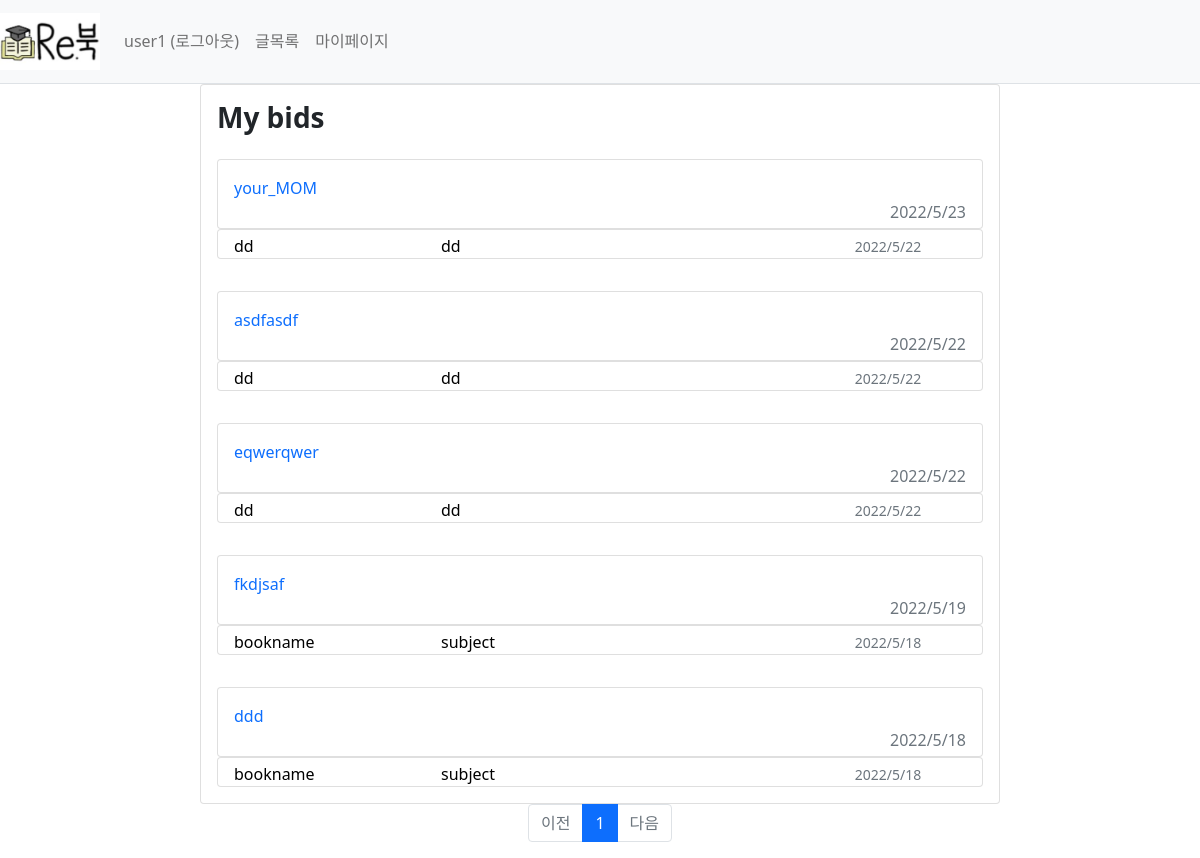
Page /mypage/reply/all (signed in) on the earlier database version.
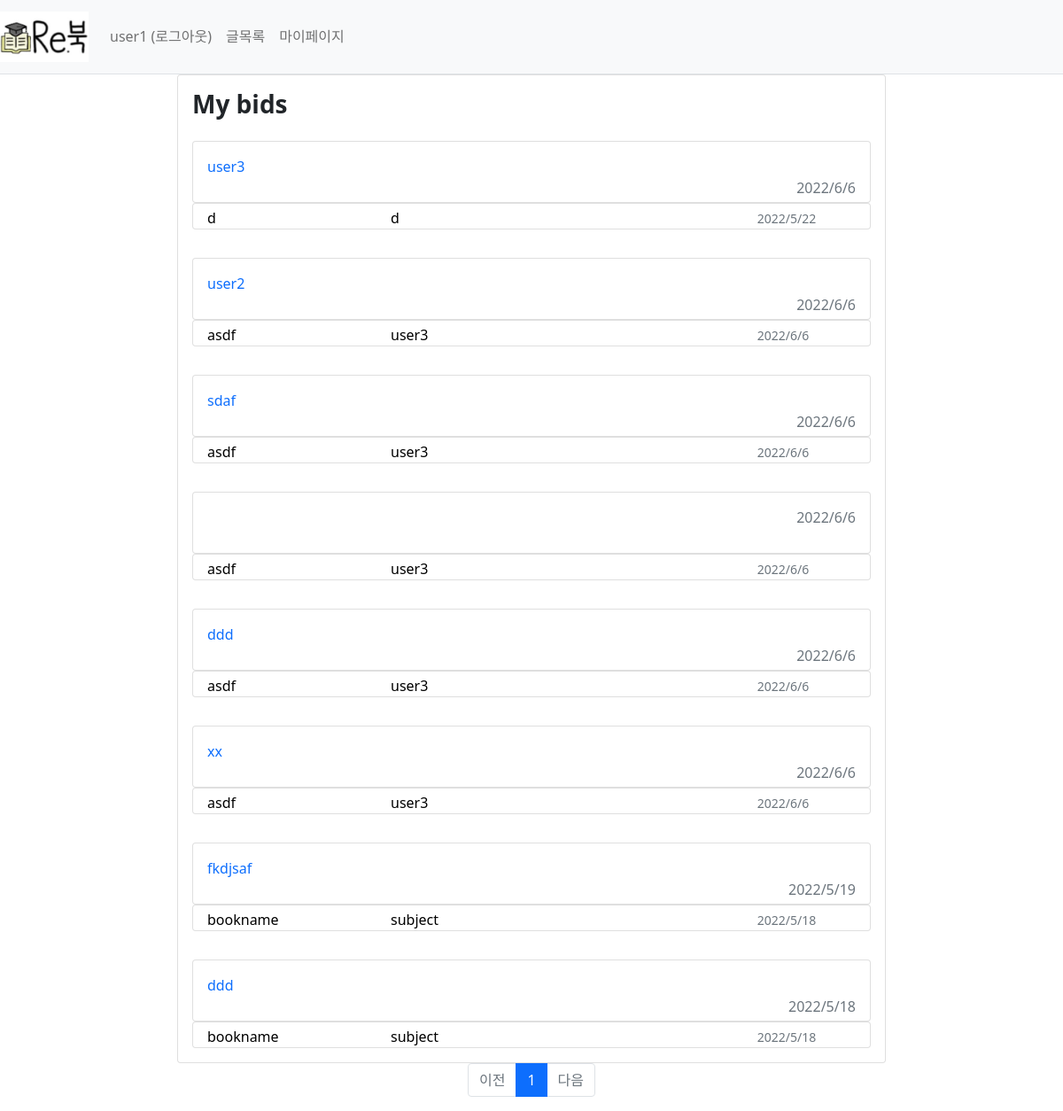
Same page on the later database version.
### webproject/models.py (models this page shows)
class User(db.Model):
    id = db.Column(db.Integer, primary_key =True)
    username = db.Column(db.String(150), unique=True, nullable=False)
    password = db.Column(db.String(200), nullable=False)
    email = db.Column(db.String(120), unique=True, nullable=False)

class Reply(db.Model): #댓글
    id = db.Column(db.Integer, primary_key=True)
    post_id = db.Column(db.Integer, db.ForeignKey('post.id', ondelete='CASCADE'))
    post = db.relationship('Post',backref=db.backref('reply_set')) # Post.reply_set 하면 답글에 접근 가능
    content = db.Column(db.Text(),nullable=False)
    create_date = db.Column(db.DateTime(), nullable=False)
    user_id = db.Column(db.Integer, db.ForeignKey('user.id', ondelete='CASCADE'), nullable=False)
    user = db.relationship('User', backref=db.backref('reply_set'))

class BookInfo(db.Model): # 책 정보
    __tablename__ = 'bookinfo'
    id = db.Column(db.Integer, primary_key=True)
    name = db.Column(db.String(200),nullable=False) #책이름
    author = db.Column(db.String(200),nullable=False) #저자
    school = db.Column(db.String(200),nullable=False) #학교
    department = db.Column(db.String(200),nullable=False) #학과
    price = db.Column(db.Integer, nullable=False)

class Post(db.Model): #판매페이지
    id = db.Column(db.Integer, primary_key=True)
    subject = db.Column(db.String(200), nullable=False)
    content = db.Column(db.Text(),nullable=False)
    isparcel = db.Column(db.Boolean(), nullable=True,server_default='True')  # True: 택배, False: 직거래
    create_date = db.Column(db.DateTime(), nullable=False)
    img_path = db.Column(db.String(), nullable=True, server_default='1')  # 요거는 나중에 추가해보자
    book_info_id = db.Column(db.Integer, db.ForeignKey('bookinfo.id', ondelete='CASCADE'))
    book = db.relationship('BookInfo', backref=db.backref('post_set'))
    user_id = db.Column(db.Integer, db.ForeignKey('user.id', ondelete='CASCADE'), nullable=False)
    user = db.relationship('User', backref=db.backref('post_set'))

### webproject/views/mypage_views.py (the view)
@bp.route('/reply/all')
def reply_all():
    user_id=session.get('user_id')
    page = request.args.get('page', type=int, default=1)
    reply_list = Reply.query.filter(Reply.user_id == user_id).order_by(Reply.create_date.desc())
    reply_list = reply_list.paginate(page, per_page=10)
    return render_template('mypage/mypage_reply_all.html',reply_list=reply_list)

### webproject/views/auth_views.py (called while the page is built)
@bp.before_app_request
def load_logged_in_user():
    user_id=session.get('user_id')
    if user_id is None:
        g.user = None
    else:
        g.user = User.query.get(user_id)

@bp.before_app_request
def load_logged_in_user():
    user_id=session.get('user_id')
    if user_id is None:
        g.user = None
    else:
        g.user = User.query.get(user_id)

### webproject/templates/mypage/mypage_reply_all.html
{% extends 'base.html' %}
{% block content%}
<div class="d-flex justify-content-center">
<div class="card" style="width:50em;"  >
        <h3 class="mt-3 ms-3"><b>My bids</b></h3>
    {%if reply_list%}
    {%for reply in reply_list.items%}
        <div class="card-body">
            <a href="{{url_for('mypage.reply', reply_id=reply.id)}}" class="text-decoration-none">
                <div class="card" style="height:70px;">
                    <div class="card-body">
                        <div>{{reply.content}}</div>
                        <div class="text-muted" style="float:right;">{{reply.create_date.year}}/{{reply.create_date.month}}/{{reply.create_date.day}}</div>
                    </div>
                </div>
            </a>
            <a href="{{ url_for('post.detail', post_id=reply.post.id)}}" class="text-black">
                <div class="card" style="height:30px;">
                <div class="row-g-0">
                <div class="ms-3 col-md-3 mt-1" style="float:left;">{{reply.post.book.name}}</div>
                <div class="ms-3 mt-1" style="float:left;">{{reply.post.subject}}</div>
                <div class="col-md-2 mt-1 " style="float:right;"><small class="text-muted">{{reply.post.create_date.year}}/{{reply.post.create_date.month}}/{{reply.post.create_date.day}}</small></div>
                </div>
                </div>
            </a>
        </div>
    {%endfor%}
    {%else%}
        <p>no content</p>
    {%endif%}
    </div>
</div>
    <ul class="pagination justify-content-center">
        {% if reply_list.has_prev %}
        <li class="page-item">
            <a class="page-link" href="?page={{reply_list.prev_num}}">이전</a>
        </li>
        {% else %}
        <li class="page-item disabled">
            <a class="page-link" tabindex="-1" aria-disabled="true" href="#">이전</a>
        </li>
        {% endif %}
        {% for page_num in reply_list.iter_pages() %}
            {% if page_num %}
                {% if page_num != reply_list.page %}
                <li class="page-item">
                    <a class="page-link" href="?page={{ page_num }}">{{ page_num }}</a>
                </li>
                {% else %}
                <li class="page-item active" aria-current="page">
                    <a class="page-link" href="#">{{ page_num }}</a>
                </li>
                {% endif %}
            {% else %}
                <li class="disabled">
                    <a class="page-link" href="#">...</a>
                </li>
            {% endif %}
        {% endfor %}
        {%if reply_list.has_next %}
        <li class="page_item">
            <a class="page-link" href="?page={{ reply_list.next_num }}">다음</a>
        </li>
        {% else %}
        <li class="page-item disabled">
            <a class="page-link" tabindex="-1" aria-disabled="true" href="#">다음</a>
        </li>
        {% endif %}
    </ul>
{% endblock %}

### webproject/templates/base.html (shortened to what this page needs)
<!doctype html>
<html lang="kor">
<head>
    <link rel="stylesheet" href="{{ url_for('static',filename='bootstrap.min.css') }}">
    <link rel="stylesheet" href="{{ url_for('static', filename='style.css') }}">
</head>
<body>
<nav class="navbar navbar-expand-lg navbar-light bg-light border-bottom">
    <a class="navbar-brand" href="{{url_for('main.index')}}"><img src="{{url_for('static',filename='logo.jpg')}}" alt="re 북" width="100px"></a>
    <div class="collapse navbar-collapse flex-grow-0" id="navbarNav">
        {% if g.user %}
        <ul class="navbar-nav">
            <li class="nav-item">
                <a class="nav-link" href="{{ url_for('auth.logout') }}">{{ g.user.username }} (로그아웃)</a>
            </li>
        </ul>
        {% endif %}
        <ul class="navbar-nav">
            <li class="nav-item">
                <a class="nav-link" href="/post">글목록</a>
            </li>
            <li class="nav-item">
                <a class="nav-link" href="/mypage/list">마이페이지</a>
            </li>
        </ul>
    </div>
</nav>
{% block content %}{% endblock %}
</body>
</html>

Differences in the rows shown:
removed Reply: content "your_MOM", create_date.year "2022", create_date.month "5", create_date.day "23", post.book.name "dd", post.subject "dd", post.create_date.year "2022", post.create_date.month "5", post.create_date.day "22"
removed Reply: content "asdfasdf", create_date.year "2022", create_date.month "5", create_date.day "22", post.book.name "dd", post.subject "dd", post.create_date.year "2022", post.create_date.month "5", post.create_date.day "22"
removed Reply: content "eqwerqwer", create_date.year "2022", create_date.month "5", create_date.day "22", post.book.name "dd", post.subject "dd", post.create_date.year "2022", post.create_date.month "5", post.create_date.day "22"
added Reply: content "user3", create_date.year "2022", create_date.month "6", create_date.day "6", post.book.name "d", post.subject "d", post.create_date.year "2022", post.create_date.month "5", post.create_date.day "22"
added Reply: content "user2", create_date.year "2022", create_date.month "6", create_date.day "6", post.book.name "asdf", post.subject "user3", post.create_date.year "2022", post.create_date.month "6", post.create_date.day "6"
added Reply: content "sdaf", create_date.year "2022", create_date.month "6", create_date.day "6", post.book.name "asdf", post.subject "user3", post.create_date.year "2022", post.create_date.month "6", post.create_date.day "6"
added Reply: create_date.year "2022", create_date.month "6", create_date.day "6", post.book.name "asdf", post.subject "user3", post.create_date.year "2022", post.create_date.month "6", post.create_date.day "6"
added Reply: content "ddd", create_date.year "2022", create_date.month "6", create_date.day "6", post.book.name "asdf", post.subject "user3", post.create_date.year "2022", post.create_date.month "6", post.create_date.day "6"
added Reply: content "xx", create_date.year "2022", create_date.month "6", create_date.day "6", post.book.name "asdf", post.subject "user3", post.create_date.year "2022", post.create_date.month "6", post.create_date.day "6"
